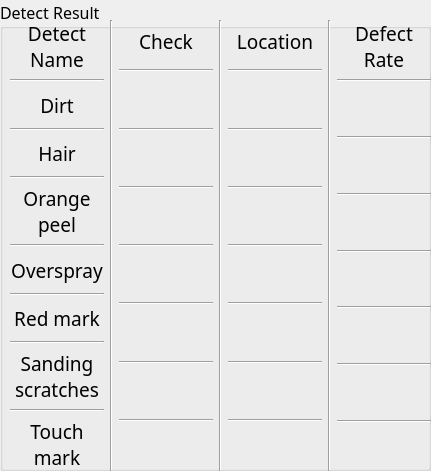
   <widget class="QGroupBox" name="groupBox_tire_detect_result">
    <property name="geometry">
     <rect>
      <x>590</x>
      <y>310</y>
      <width>431</width>
      <height>471</height>
     </rect>
    </property>
    <property name="font">
     <font>
      <family>微軟正黑體</family>
      <pointsize>12</pointsize>
     </font>
    </property>
    <property name="title">
     <string>Detect Result</string>
    </property>
    <widget class="QWidget" name="horizontalLayoutWidget_3">
     <property name="geometry">
      <rect>
       <x>10</x>
       <y>20</y>
       <width>421</width>
       <height>451</height>
      </rect>
     </property>
     <property name="font">
      <font>
       <family>微軟正黑體</family>
       <pointsize>12</pointsize>
      </font>
     </property>
     <layout class="QHBoxLayout" name="horizontalLayout_4">
      <item>
       <layout class="QVBoxLayout" name="verticalLayout_3">
        <item>
         <widget class="QLabel" name="label_detect">
          <property name="font">
           <font>
            <family>微軟正黑體</family>
            <pointsize>14</pointsize>
           </font>
          </property>
          <property name="text">
           <string>Detect
Name</string>
          </property>
          <property name="alignment">
           <set>Qt::AlignCenter</set>
          </property>
         </widget>
        </item>
        <item>
         <widget class="Line" name="line_21">
          <property name="font">
           <font>
            <family>微軟正黑體</family>
            <pointsize>12</pointsize>
           </font>
          </property>
          <property name="orientation">
           <enum>Qt::Horizontal</enum>
          </property>
         </widget>
        </item>
        <item>
         <widget class="QLabel" name="label_detect_dirt">
          <property name="font">
           <font>
            <family>微軟正黑體</family>
            <pointsize>14</pointsize>
           </font>
          </property>
          <property name="text">
           <string>Dirt</string>
          </property>
          <property name="alignment">
           <set>Qt::AlignCenter</set>
          </property>
         </widget>
        </item>
        <item>
         <widget class="Line" name="line_20">
          <property name="font">
           <font>
            <family>微軟正黑體</family>
            <pointsize>12</pointsize>
           </font>
          </property>
          <property name="orientation">
           <enum>Qt::Horizontal</enum>
          </property>
         </widget>
        </item>
        <item>
         <widget class="QLabel" name="label_detect_hair">
          <property name="font">
           <font>
            <family>微軟正黑體</family>
            <pointsize>14</pointsize>
           </font>
          </property>
          <property name="text">
           <string>Hair</string>
          </property>
          <property name="alignment">
           <set>Qt::AlignCenter</set>
          </property>
         </widget>
        </item>
        <item>
         <widget class="Line" name="line_19">
          <property name="font">
           <font>
            <family>微軟正黑體</family>
            <pointsize>12</pointsize>
           </font>
          </property>
          <property name="orientation">
           <enum>Qt::Horizontal</enum>
          </property>
         </widget>
        </item>
        <item>
         <widget class="QLabel" name="label_detect_orange_peel">
          <property name="font">
           <font>
            <family>微軟正黑體</family>
            <pointsize>14</pointsize>
           </font>
          </property>
          <property name="text">
           <string>Orange
peel</string>
          </property>
          <property name="alignment">
           <set>Qt::AlignCenter</set>
          </property>
         </widget>
        </item>
        <item>
         <widget class="Line" name="line_18">
          <property name="font">
           <font>
            <family>微軟正黑體</family>
            <pointsize>12</pointsize>
           </font>
          </property>
          <property name="orientation">
           <enum>Qt::Horizontal</enum>
          </property>
         </widget>
        </item>
        <item>
         <widget class="QLabel" name="label_detect_overspray">
          <property name="font">
           <font>
            <family>微軟正黑體</family>
            <pointsize>14</pointsize>
           </font>
          </property>
          <property name="text">
           <string>Overspray</string>
          </property>
          <property name="alignment">
           <set>Qt::AlignCenter</set>
          </property>
         </widget>
        </item>
        <item>
         <widget class="Line" name="line_17">
          <property name="font">
           <font>
            <family>微軟正黑體</family>
            <pointsize>12</pointsize>
           </font>
          </property>
          <property name="orientation">
           <enum>Qt::Horizontal</enum>
          </property>
         </widget>
        </item>
        <item>
         <widget class="QLabel" name="label_detect_redmark">
          <property name="font">
           <font>
            <family>微軟正黑體</family>
            <pointsize>14</pointsize>
           </font>
          </property>
          <property name="text">
           <string>Red mark</string>
          </property>
          <property name="alignment">
           <set>Qt::AlignCenter</set>
          </property>
         </widget>
        </item>
        <item>
         <widget class="Line" name="line_16">
          <property name="font">
           <font>
            <family>微軟正黑體</family>
            <pointsize>12</pointsize>
           </font>
          </property>
          <property name="orientation">
           <enum>Qt::Horizontal</enum>
          </property>
         </widget>
        </item>
        <item>
         <widget class="QLabel" name="label_detect_sanding_scratches">
          <property name="font">
           <font>
            <family>微軟正黑體</family>
            <pointsize>14</pointsize>
           </font>
          </property>
          <property name="text">
           <string>Sanding
scratches</string>
          </property>
          <property name="alignment">
           <set>Qt::AlignCenter</set>
          </property>
         </widget>
        </item>
        <item>
         <widget class="Line" name="line_34">
          <property name="font">
           <font>
            <family>微軟正黑體</family>
            <pointsize>12</pointsize>
           </font>
          </property>
          <property name="orientation">
           <enum>Qt::Horizontal</enum>
          </property>
         </widget>
        </item>
        <item>
         <widget class="QLabel" name="label_detect_touch_mark">
          <property name="font">
           <font>
            <family>微軟正黑體</family>
            <pointsize>14</pointsize>
           </font>
          </property>
          <property name="text">
           <string>Touch
mark</string>
          </property>
          <property name="alignment">
           <set>Qt::AlignCenter</set>
          </property>
         </widget>
        </item>
       </layout>
      </item>
      <item>
       <widget class="Line" name="line">
        <property name="font">
         <font>
          <family>微軟正黑體</family>
          <pointsize>12</pointsize>
         </font>
        </property>
        <property name="orientation">
         <enum>Qt::Vertical</enum>
        </property>
       </widget>
      </item>
      <item>
       <layout class="QVBoxLayout" name="verticalLayout_5">
        <item>
         <widget class="QLabel" name="label_check">
          <property name="font">
           <font>
            <family>微軟正黑體</family>
            <pointsize>14</pointsize>
           </font>
          </property>
          <property name="text">
           <string>Check</string>
          </property>
          <property name="alignment">
           <set>Qt::AlignCenter</set>
          </property>
         </widget>
        </item>
        <item>
         <widget class="Line" name="line_26">
          <property name="font">
           <font>
            <family>微軟正黑體</family>
            <pointsize>12</pointsize>
           </font>
          </property>
          <property name="orientation">
           <enum>Qt::Horizontal</enum>
          </property>
         </widget>
        </item>
        <item>
         <widget class="QLabel" name="label_check_dirt">
          <property name="font">
           <font>
            <family>微軟正黑體</family>
            <pointsize>12</pointsize>
           </font>
          </property>
          <property name="text">
           <string/>
          </property>
          <property name="alignment">
           <set>Qt::AlignCenter</set>
          </property>
         </widget>
        </item>
        <item>
         <widget class="Line" name="line_23">
          <property name="font">
           <font>
            <family>微軟正黑體</family>
            <pointsize>12</pointsize>
           </font>
          </property>
          <property name="orientation">
           <enum>Qt::Horizontal</enum>
          </property>
         </widget>
        </item>
        <item>
         <widget class="QLabel" name="label_check_hair">
          <property name="font">
           <font>
            <family>微軟正黑體</family>
            <pointsize>12</pointsize>
           </font>
          </property>
          <property name="text">
           <string/>
          </property>
          <property name="alignment">
           <set>Qt::AlignCenter</set>
          </property>
         </widget>
        </item>
        <item>
         <widget class="Line" name="line_24">
          <property name="font">
           <font>
            <family>微軟正黑體</family>
            <pointsize>12</pointsize>
           </font>
          </property>
          <property name="orientation">
           <enum>Qt::Horizontal</enum>
          </property>
         </widget>
        </item>
        <item>
         <widget class="QLabel" name="label_check_orange_peel">
          <property name="font">
           <font>
            <family>微軟正黑體</family>
            <pointsize>12</pointsize>
           </font>
          </property>
          <property name="text">
           <string/>
          </property>
          <property name="alignment">
           <set>Qt::AlignCenter</set>
          </property>
         </widget>
        </item>
        <item>
         <widget class="Line" name="line_25">
          <property name="font">
           <font>
            <family>微軟正黑體</family>
            <pointsize>12</pointsize>
           </font>
          </property>
          <property name="orientation">
           <enum>Qt::Horizontal</enum>
          </property>
         </widget>
        </item>
        <item>
         <widget class="QLabel" name="label_check_overspray">
          <property name="font">
           <font>
            <family>微軟正黑體</family>
            <pointsize>12</pointsize>
           </font>
          </property>
          <property name="text">
           <string/>
          </property>
          <property name="alignment">
           <set>Qt::AlignCenter</set>
          </property>
         </widget>
        </item>
        <item>
         <widget class="Line" name="line_27">
          <property name="font">
           <font>
            <family>微軟正黑體</family>
            <pointsize>12</pointsize>
           </font>
          </property>
          <property name="orientation">
           <enum>Qt::Horizontal</enum>
          </property>
         </widget>
        </item>
        <item>
         <widget class="QLabel" name="label_check_redmark">
          <property name="font">
           <font>
            <family>微軟正黑體</family>
            <pointsize>12</pointsize>
           </font>
          </property>
          <property name="text">
           <string/>
          </property>
          <property name="alignment">
           <set>Qt::AlignCenter</set>
          </property>
         </widget>
        </item>
        <item>
         <widget class="Line" name="line_22">
          <property name="font">
           <font>
            <family>微軟正黑體</family>
            <pointsize>12</pointsize>
           </font>
          </property>
          <property name="orientation">
           <enum>Qt::Horizontal</enum>
          </property>
         </widget>
        </item>
        <item>
         <widget class="QLabel" name="label_check_sanding_scratches">
          <property name="font">
           <font>
            <family>微軟正黑體</family>
            <pointsize>12</pointsize>
           </font>
          </property>
          <property name="text">
           <string/>
          </property>
          <property name="alignment">
           <set>Qt::AlignCenter</set>
          </property>
         </widget>
        </item>
        <item>
         <widget class="Line" name="line_35">
          <property name="font">
           <font>
            <family>微軟正黑體</family>
            <pointsize>12</pointsize>
           </font>
          </property>
          <property name="orientation">
           <enum>Qt::Horizontal</enum>
          </property>
         </widget>
        </item>
        <item>
         <widget class="QLabel" name="label_check_touch_mark">
          <property name="font">
           <font>
            <family>微軟正黑體</family>
            <pointsize>12</pointsize>
           </font>
          </property>
          <property name="text">
           <string/>
          </property>
          <property name="alignment">
           <set>Qt::AlignCenter</set>
          </property>
         </widget>
        </item>
       </layout>
      </item>
      <item>
       <widget class="Line" name="line_15">
        <property name="font">
         <font>
          <family>微軟正黑體</family>
          <pointsize>12</pointsize>
         </font>
        </property>
        <property name="orientation">
         <enum>Qt::Vertical</enum>
        </property>
       </widget>
      </item>
      <item>
       <layout class="QVBoxLayout" name="verticalLayout_4">
        <item>
         <widget class="QLabel" name="label_location">
          <property name="sizePolicy">
           <sizepolicy hsizetype="Ignored" vsizetype="Ignored">
            <horstretch>0</horstretch>
            <verstretch>0</verstretch>
           </sizepolicy>
          </property>
          <property name="font">
           <font>
            <family>微軟正黑體</family>
            <pointsize>14</pointsize>
           </font>
          </property>
          <property name="text">
           <string>Location</string>
          </property>
          <property name="alignment">
           <set>Qt::AlignCenter</set>
          </property>
         </widget>
        </item>
        <item>
         <widget class="Line" name="line_28">
          <property name="font">
           <font>
            <family>微軟正黑體</family>
            <pointsize>12</pointsize>
           </font>
          </property>
          <property name="orientation">
           <enum>Qt::Horizontal</enum>
          </property>
         </widget>
        </item>
        <item>
         <widget class="QLabel" name="label_location_dirt">
          <property name="sizePolicy">
           <sizepolicy hsizetype="Ignored" vsizetype="Ignored">
            <horstretch>0</horstretch>
            <verstretch>0</verstretch>
           </sizepolicy>
          </property>
          <property name="font">
           <font>
            <family>微軟正黑體</family>
            <pointsize>10</pointsize>
           </font>
          </property>
          <property name="text">
           <string/>
          </property>
          <property name="alignment">
           <set>Qt::AlignCenter</set>
          </property>
          <property name="wordWrap">
           <bool>true</bool>
          </property>
         </widget>
        </item>
        <item>
         <widget class="Line" name="line_30">
          <property name="font">
           <font>
            <family>微軟正黑體</family>
            <pointsize>12</pointsize>
           </font>
          </property>
          <property name="orientation">
           <enum>Qt::Horizontal</enum>
          </property>
         </widget>
        </item>
        <item>
         <widget class="QLabel" name="label_location_hair">
          <property name="sizePolicy">
           <sizepolicy hsizetype="Ignored" vsizetype="Ignored">
            <horstretch>0</horstretch>
            <verstretch>0</verstretch>
           </sizepolicy>
          </property>
          <property name="font">
           <font>
            <family>微軟正黑體</family>
            <pointsize>10</pointsize>
           </font>
          </property>
          <property name="text">
           <string/>
          </property>
          <property name="alignment">
           <set>Qt::AlignCenter</set>
          </property>
          <property name="wordWrap">
           <bool>true</bool>
          </property>
         </widget>
        </item>
        <item>
         <widget class="Line" name="line_32">
          <property name="font">
           <font>
            <family>微軟正黑體</family>
            <pointsize>12</pointsize>
           </font>
          </property>
          <property name="orientation">
           <enum>Qt::Horizontal</enum>
          </property>
         </widget>
        </item>
        <item>
         <widget class="QLabel" name="label_location_orange_peel">
          <property name="sizePolicy">
           <sizepolicy hsizetype="Ignored" vsizetype="Ignored">
            <horstretch>0</horstretch>
            <verstretch>0</verstretch>
           </sizepolicy>
          </property>
          <property name="font">
           <font>
            <family>微軟正黑體</family>
            <pointsize>10</pointsize>
           </font>
          </property>
          <property name="text">
           <string/>
          </property>
          <property name="alignment">
           <set>Qt::AlignCenter</set>
          </property>
          <property name="wordWrap">
           <bool>true</bool>
          </property>
         </widget>
        </item>
        <item>
         <widget class="Line" name="line_33">
          <property name="font">
           <font>
            <family>微軟正黑體</family>
            <pointsize>12</pointsize>
           </font>
          </property>
          <property name="orientation">
           <enum>Qt::Horizontal</enum>
          </property>
         </widget>
        </item>
        <item>
         <widget class="QLabel" name="label_location_overspray">
          <property name="sizePolicy">
           <sizepolicy hsizetype="Ignored" vsizetype="Ignored">
            <horstretch>0</horstretch>
            <verstretch>0</verstretch>
           </sizepolicy>
          </property>
          <property name="font">
           <font>
            <family>微軟正黑體</family>
            <pointsize>10</pointsize>
           </font>
          </property>
          <property name="text">
           <string/>
          </property>
          <property name="alignment">
           <set>Qt::AlignCenter</set>
          </property>
          <property name="wordWrap">
           <bool>true</bool>
          </property>
         </widget>
        </item>
        <item>
         <widget class="Line" name="line_31">
          <property name="font">
           <font>
            <family>微軟正黑體</family>
            <pointsize>12</pointsize>
           </font>
          </property>
          <property name="orientation">
           <enum>Qt::Horizontal</enum>
          </property>
         </widget>
        </item>
        <item>
         <widget class="QLabel" name="label_location_redmark">
          <property name="sizePolicy">
           <sizepolicy hsizetype="Ignored" vsizetype="Ignored">
            <horstretch>0</horstretch>
            <verstretch>0</verstretch>
           </sizepolicy>
          </property>
          <property name="font">
           <font>
            <family>微軟正黑體</family>
            <pointsize>10</pointsize>
           </font>
          </property>
          <property name="text">
           <string/>
          </property>
          <property name="alignment">
           <set>Qt::AlignCenter</set>
          </property>
          <property name="wordWrap">
           <bool>true</bool>
          </property>
         </widget>
        </item>
        <item>
         <widget class="Line" name="line_29">
          <property name="font">
           <font>
            <family>微軟正黑體</family>
            <pointsize>12</pointsize>
           </font>
          </property>
          <property name="orientation">
           <enum>Qt::Horizontal</enum>
          </property>
         </widget>
        </item>
        <item>
         <widget class="QLabel" name="label_location_sanding_scratches">
          <property name="sizePolicy">
           <sizepolicy hsizetype="Ignored" vsizetype="Ignored">
            <horstretch>0</horstretch>
            <verstretch>0</verstretch>
           </sizepolicy>
          </property>
          <property name="font">
           <font>
            <family>微軟正黑體</family>
            <pointsize>10</pointsize>
           </font>
          </property>
          <property name="text">
           <string/>
          </property>
          <property name="alignment">
           <set>Qt::AlignCenter</set>
          </property>
          <property name="wordWrap">
           <bool>true</bool>
          </property>
         </widget>
        </item>
        <item>
         <widget class="Line" name="line_36">
          <property name="font">
           <font>
            <family>微軟正黑體</family>
            <pointsize>12</pointsize>
           </font>
          </property>
          <property name="orientation">
           <enum>Qt::Horizontal</enum>
          </property>
         </widget>
        </item>
        <item>
         <widget class="QLabel" name="label_location_touch_mark">
          <property name="sizePolicy">
           <sizepolicy hsizetype="Ignored" vsizetype="Ignored">
            <horstretch>0</horstretch>
            <verstretch>0</verstretch>
           </sizepolicy>
          </property>
          <property name="font">
           <font>
            <family>微軟正黑體</family>
            <pointsize>10</pointsize>
           </font>
          </property>
          <property name="text">
           <string/>
          </property>
          <property name="alignment">
           <set>Qt::AlignCenter</set>
          </property>
          <property name="wordWrap">
           <bool>true</bool>
          </property>
         </widget>
        </item>
       </layout>
      </item>
      <item>
       <widget class="Line" name="line_37">
        <property name="orientation">
         <enum>Qt::Vertical</enum>
        </property>
       </widget>
      </item>
      <item>
       <layout class="QVBoxLayout" name="verticalLayout_8">
        <item>
         <widget class="QLabel" name="label_rate">
          <property name="sizePolicy">
           <sizepolicy hsizetype="Preferred" vsizetype="Preferred">
            <horstretch>0</horstretch>
            <verstretch>0</verstretch>
           </sizepolicy>
          </property>
          <property name="font">
           <font>
            <family>微軟正黑體</family>
            <pointsize>14</pointsize>
           </font>
          </property>
          <property name="text">
           <string>Defect
Rate</string>
          </property>
          <property name="alignment">
           <set>Qt::AlignCenter</set>
          </property>
         </widget>
        </item>
        <item>
         <widget class="Line" name="line_45">
          <property name="font">
           <font>
            <family>微軟正黑體</family>
            <pointsize>12</pointsize>
           </font>
          </property>
          <property name="orientation">
           <enum>Qt::Horizontal</enum>
          </property>
         </widget>
        </item>
        <item>
         <widget class="QLabel" name="label_rate_dirt">
          <property name="sizePolicy">
           <sizepolicy hsizetype="Ignored" vsizetype="Ignored">
            <horstretch>0</horstretch>
            <verstretch>0</verstretch>
           </sizepolicy>
          </property>
          <property name="font">
           <font>
            <family>微軟正黑體</family>
            <pointsize>12</pointsize>
           </font>
          </property>
          <property name="text">
           <string/>
          </property>
          <property name="alignment">
           <set>Qt::AlignCenter</set>
          </property>
          <property name="wordWrap">
           <bool>true</bool>
          </property>
         </widget>
        </item>
        <item>
         <widget class="Line" name="line_46">
          <property name="font">
           <font>
            <family>微軟正黑體</family>
            <pointsize>12</pointsize>
           </font>
          </property>
          <property name="orientation">
           <enum>Qt::Horizontal</enum>
          </property>
         </widget>
        </item>
        <item>
         <widget class="QLabel" name="label_rate_hair">
          <property name="sizePolicy">
           <sizepolicy hsizetype="Ignored" vsizetype="Ignored">
            <horstretch>0</horstretch>
            <verstretch>0</verstretch>
           </sizepolicy>
          </property>
          <property name="font">
           <font>
            <family>微軟正黑體</family>
            <pointsize>12</pointsize>
           </font>
          </property>
          <property name="text">
           <string/>
          </property>
          <property name="alignment">
           <set>Qt::AlignCenter</set>
          </property>
          <property name="wordWrap">
           <bool>true</bool>
          </property>
         </widget>
        </item>
        <item>
         <widget class="Line" name="line_47">
          <property name="font">
           <font>
            <family>微軟正黑體</family>
            <pointsize>12</pointsize>
           </font>
          </property>
          <property name="orientation">
           <enum>Qt::Horizontal</enum>
          </property>
         </widget>
        </item>
        <item>
         <widget class="QLabel" name="label_rate_orange_peel">
          <property name="sizePolicy">
           <sizepolicy hsizetype="Ignored" vsizetype="Ignored">
            <horstretch>0</horstretch>
            <verstretch>0</verstretch>
           </sizepolicy>
          </property>
          <property name="font">
           <font>
            <family>微軟正黑體</family>
            <pointsize>12</pointsize>
           </font>
          </property>
          <property name="text">
           <string/>
          </property>
          <property name="alignment">
           <set>Qt::AlignCenter</set>
          </property>
          <property name="wordWrap">
           <bool>true</bool>
          </property>
         </widget>
        </item>
        <item>
         <widget class="Line" name="line_48">
          <property name="font">
           <font>
            <family>微軟正黑體</family>
            <pointsize>12</pointsize>
           </font>
          </property>
          <property name="orientation">
           <enum>Qt::Horizontal</enum>
          </property>
         </widget>
        </item>
        <item>
         <widget class="QLabel" name="label_rate_overspray">
          <property name="sizePolicy">
           <sizepolicy hsizetype="Ignored" vsizetype="Ignored">
            <horstretch>0</horstretch>
            <verstretch>0</verstretch>
           </sizepolicy>
          </property>
          <property name="font">
           <font>
            <family>微軟正黑體</family>
            <pointsize>12</pointsize>
           </font>
          </property>
          <property name="text">
           <string/>
          </property>
          <property name="alignment">
           <set>Qt::AlignCenter</set>
          </property>
          <property name="wordWrap">
           <bool>true</bool>
          </property>
         </widget>
        </item>
        <item>
         <widget class="Line" name="line_49">
          <property name="font">
           <font>
            <family>微軟正黑體</family>
            <pointsize>12</pointsize>
           </font>
          </property>
          <property name="orientation">
           <enum>Qt::Horizontal</enum>
          </property>
         </widget>
        </item>
        <item>
         <widget class="QLabel" name="label_rate_redmark">
          <property name="sizePolicy">
           <sizepolicy hsizetype="Ignored" vsizetype="Ignored">
            <horstretch>0</horstretch>
            <verstretch>0</verstretch>
           </sizepolicy>
          </property>
          <property name="font">
           <font>
            <family>微軟正黑體</family>
            <pointsize>12</pointsize>
           </font>
          </property>
          <property name="text">
           <string/>
          </property>
          <property name="alignment">
           <set>Qt::AlignCenter</set>
          </property>
          <property name="wordWrap">
           <bool>true</bool>
          </property>
         </widget>
        </item>
        <item>
         <widget class="Line" name="line_50">
          <property name="font">
           <font>
            <family>微軟正黑體</family>
            <pointsize>12</pointsize>
           </font>
          </property>
          <property name="orientation">
           <enum>Qt::Horizontal</enum>
          </property>
         </widget>
        </item>
        <item>
         <widget class="QLabel" name="label_rate_sanding_scratches">
          <property name="sizePolicy">
           <sizepolicy hsizetype="Ignored" vsizetype="Ignored">
            <horstretch>0</horstretch>
            <verstretch>0</verstretch>
           </sizepolicy>
          </property>
          <property name="font">
           <font>
            <family>微軟正黑體</family>
            <pointsize>12</pointsize>
           </font>
          </property>
          <property name="text">
           <string/>
          </property>
          <property name="alignment">
           <set>Qt::AlignCenter</set>
          </property>
          <property name="wordWrap">
           <bool>true</bool>
          </property>
         </widget>
        </item>
        <item>
         <widget class="Line" name="line_51">
          <property name="font">
           <font>
            <family>微軟正黑體</family>
            <pointsize>12</pointsize>
           </font>
          </property>
          <property name="orientation">
           <enum>Qt::Horizontal</enum>
          </property>
         </widget>
        </item>
        <item>
         <widget class="QLabel" name="label_rate_touch_mark">
          <property name="sizePolicy">
           <sizepolicy hsizetype="Ignored" vsizetype="Ignored">
            <horstretch>0</horstretch>
            <verstretch>0</verstretch>
           </sizepolicy>
          </property>
          <property name="font">
           <font>
            <family>微軟正黑體</family>
            <pointsize>12</pointsize>
           </font>
          </property>
          <property name="text">
           <string/>
          </property>
          <property name="alignment">
           <set>Qt::AlignCenter</set>
          </property>
          <property name="wordWrap">
           <bool>true</bool>
          </property>
         </widget>
        </item>
       </layout>
      </item>
     </layout>
    </widget>
   </widget>
